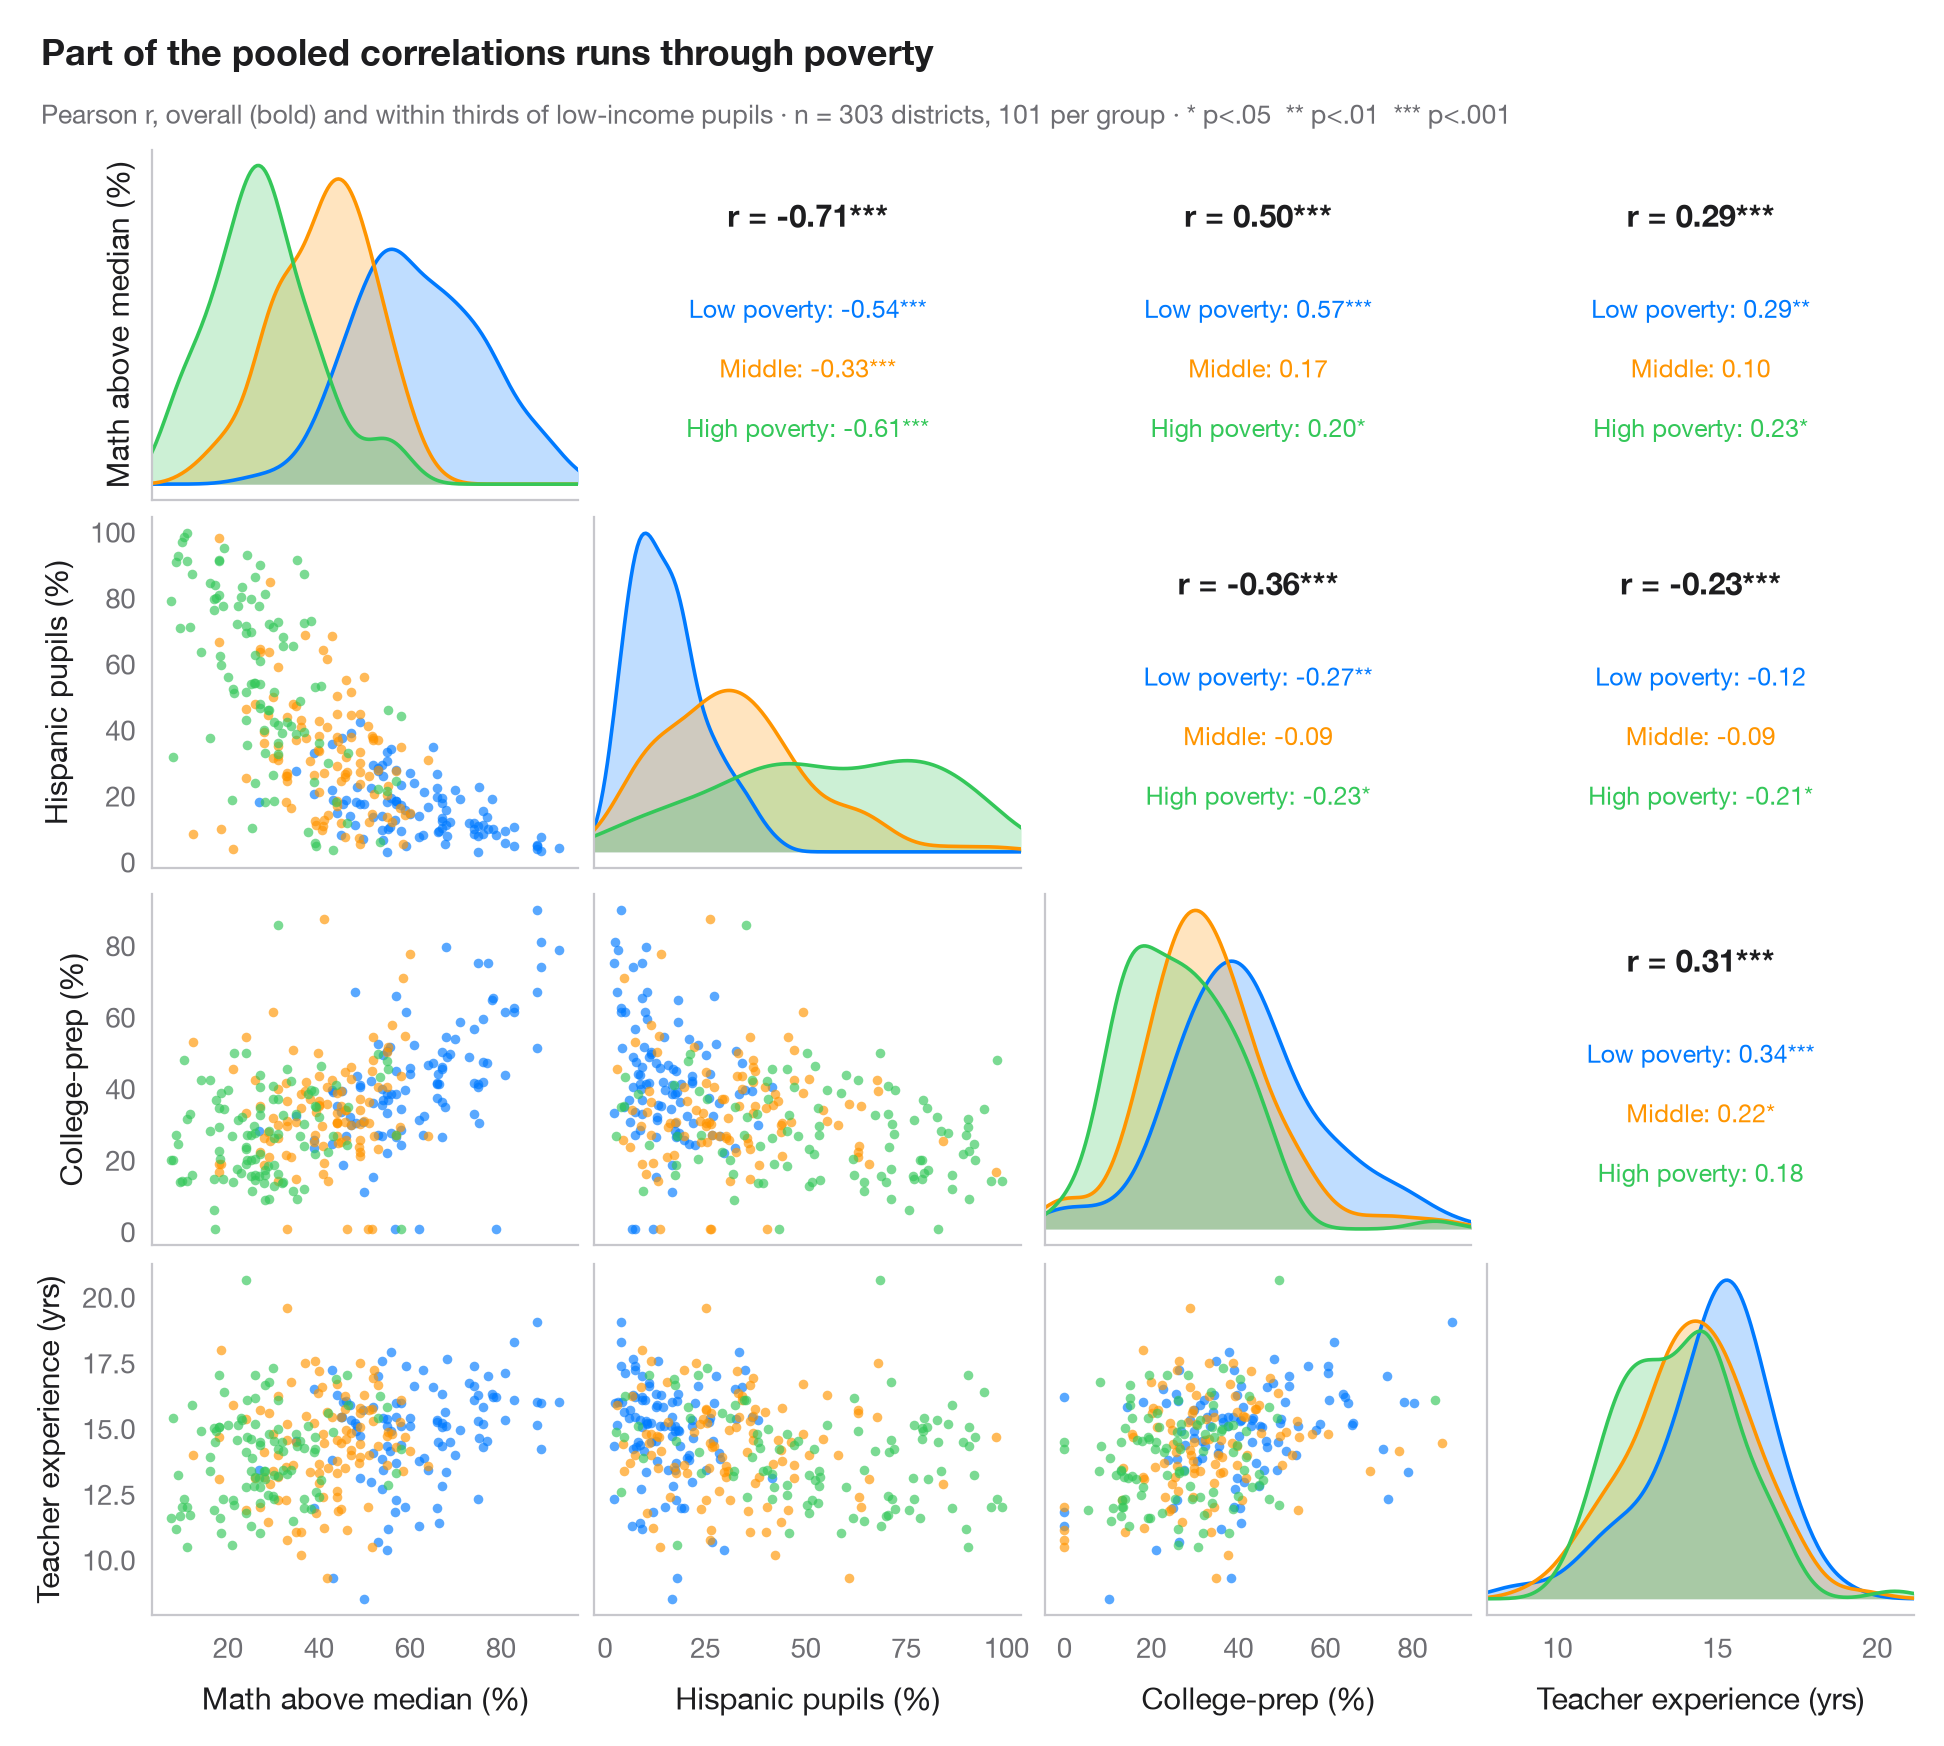

The script that drew this image:
"""
title: Pairs plot with correlations
summary: Scatter matrix of four school-district variables, with group KDEs on the diagonal and pooled vs within-group correlations above it.
r: GGally::ggpairs()
tags: [pairs plot, scatter matrix, correlation, KDE, Simpson's paradox, confounding, education]
description: |
  The Python counterpart of `GGally::ggpairs()`. Every pair of variables gets a
  scatterplot below the diagonal, coloured by group; the diagonal shows each
  variable's density per group; and the mirror cell above the diagonal prints
  Pearson's *r*, overall (bold) and within each group, with significance stars.
  Comparing the two is the point: pooled and within-group correlations can differ
  sharply — even in sign — when groups sit in different regions of the plot.

  Data are the 303 California school districts of the STAR98 test bundled with
  **statsmodels** (`sm.datasets.star98`): the share of pupils above the national
  median in math, the shares of Hispanic pupils and of pupils in college-prep
  (UC/CSU) courses, and teachers' average years of experience. Districts are
  grouped into thirds of their share of low-income pupils (`pd.qcut`, 101 each),
  so the within-group coefficients hold poverty roughly constant: the link
  between Hispanic share and math results, −0.71 overall, is weaker inside every
  poverty group. Densities use `scipy.stats.gaussian_kde` and correlations
  `scipy.stats.pearsonr`; the grid is a plain `plt.subplots(4, 4)`.
"""
import matplotlib.pyplot as plt
import numpy as np
import pandas as pd
import statsmodels.api as sm
from scipy import stats

# Data: 303 California school districts (STAR98), grouped by thirds of low-income pupils
raw = sm.datasets.star98.load_pandas().data
df = pd.DataFrame({"Math above median (%)": 100 * raw.NABOVE / (raw.NABOVE + raw.NBELOW),
                   "Hispanic pupils (%)": raw.PERHISP, "College-prep (%)": raw.PCTAF,
                   "Teacher experience (yrs)": raw.AVYRSEXP})
groups = ["Low poverty", "Middle", "High poverty"]
df["group"] = pd.qcut(raw.LOWINC, 3, labels=groups).astype(str)
cols = df.columns[:4]
palette = ["#007AFF", "#FF9500", "#34C759"]
stars = lambda p: "***" if p < .001 else "**" if p < .01 else "*" if p < .05 else ""

fig, axes = plt.subplots(4, 4, figsize=(9.5, 8.6), sharex="col")
lims = {c: (df[c].min() - 0.05 * np.ptp(df[c]), df[c].max() + 0.05 * np.ptp(df[c])) for c in cols}
fig.get_layout_engine().set(rect=(0, 0, 1, 0.92), w_pad=0.04, h_pad=0.04)
for i, yv in enumerate(cols):
    for j, xv in enumerate(cols):
        ax = axes[i, j]
        ax.grid(False)
        if i == j:                                       # diagonal: KDE per group
            grid = np.linspace(*lims[xv], 200)
            for s, c in zip(groups, palette):
                dens = stats.gaussian_kde(df.loc[df.group == s, xv])(grid)
                ax.fill_between(grid, dens, color=c, alpha=0.25, lw=0)
                ax.plot(grid, dens, color=c, lw=1.3)
            ax.set_yticks([])
        elif i > j:                                      # lower: scatter by group
            for s, c in zip(groups, palette):
                d = df[df.group == s]
                ax.scatter(d[xv], d[yv], s=12, color=c, alpha=0.65, lw=0)
            ax.set_ylim(lims[yv])
        else:                                            # upper: correlation coefficients
            r, p = stats.pearsonr(df[xv], df[yv])
            ax.text(0.5, 0.78, f"r = {r:.2f}{stars(p)}", ha="center", fontsize=11,
                    fontweight="semibold", transform=ax.transAxes)
            for k, (s, c) in enumerate(zip(groups, palette)):
                d = df[df.group == s]
                rs, ps = stats.pearsonr(d[xv], d[yv])
                ax.text(0.5, 0.52 - k * 0.17, f"{s}: {rs:.2f}{stars(ps)}", ha="center",
                        fontsize=9, color=c, transform=ax.transAxes)
            ax.tick_params(labelbottom=False, labelleft=False)
            for sp in ax.spines.values():
                sp.set_visible(False)
        if i < 3:
            ax.tick_params(labelbottom=False)
        if j > 0 or i == 0:
            ax.tick_params(labelleft=False)
        if i == 3:
            ax.set_xlabel(xv)
            ax.set_xlim(lims[xv])
        if j == 0:
            ax.set_ylabel(yv)

fig.text(0.01, 0.985, "Part of the pooled correlations runs through poverty", fontsize=13,
         fontweight="semibold", va="top")
fig.text(0.01, 0.945, f"Pearson r, overall (bold) and within thirds of low-income pupils · n = {len(df)} "
         "districts, 101 per group · * p<.05  ** p<.01  *** p<.001", fontsize=9.5, color="#6E6E73", va="top")
plt.show()
